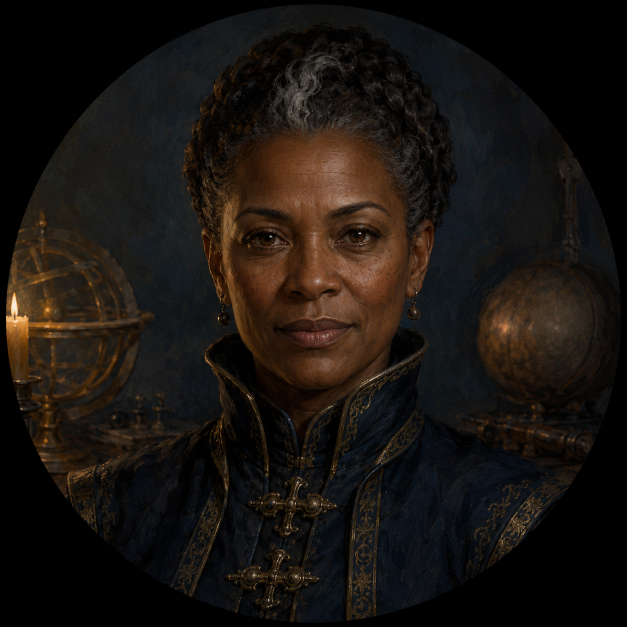
#> input picture assets/0e6ab7a9-d0a2-4061-9b72-7105da27bd7a.png, 1254 x 1254 px (shown at 1/2 size)
$ python -i sync-portraits.py   (imports and definitions only)
#> lines starting #> are read from the running program, lines starting #| are printed output that depends on the picture
#> further down, picture is the input picture: PIL image 1254x1254 RGB; mean R, G, B 25.3, 19.9, 15.8
"""Build the site's drop-in portrait catalog from assets/portraits/.

The command preserves source aspect ratios, creates lightweight 512px WebP
assets, detects painted circular frames when present, and writes the TypeScript
catalog consumed by the character builder.
"""

from __future__ import annotations

import hashlib
import re
import sys
import unicodedata
from dataclasses import dataclass
from pathlib import Path

try:
    from PIL import Image, ImageFilter, ImageOps, UnidentifiedImageError
except ImportError:
    print("Portrait sync needs Pillow. Install it with: python -m pip install Pillow", file=sys.stderr)
    raise SystemExit(1)


ROOT = Path(__file__).resolve().parents[1]
SOURCE_DIR = ROOT / "assets" / "portraits"
OUTPUT_DIR = ROOT / "public" / "portraits" / "drop-ins"
CATALOG_PATH = ROOT / "src" / "data" / "portraits.generated.ts"
OUTPUT_SIZE = 512
DETECT_SIZE = 256
SUPPORTED_EXTENSIONS = {".jpg", ".jpeg", ".png", ".webp"}

# These match the species currently understood by the app. Put an image in a
# matching subfolder or begin its filename with the species to make it appear
# in the portrait selector's Suggested tab.
ANCESTRIES = (
    "half-elf",
    "dragonborn",
    "halfling",
    "tiefling",
    "aasimar",
    "genasi",
    "goliath",
    "dwarf",
    "gnome",
    "human",
    "elf",
    "orc",
)


@dataclass(frozen=True)
class PortraitEntry:
    portrait_id: str
    src: str
    ancestries: tuple[str, ...]
    frame: tuple[int, int, int] | None


# [93 lines left out: functions slugify, infer_ancestries, stable_names, corner_background, detect_painted_circle, not called in this run]


def make_square(image: Image.Image) -> tuple[Image.Image, tuple[float, float, float]]:
    """Fit without distortion and use a soft fill instead of hard letterboxing."""
    rgb = image.convert("RGB")
    backdrop = ImageOps.fit(rgb, (OUTPUT_SIZE, OUTPUT_SIZE), method=Image.Resampling.LANCZOS)
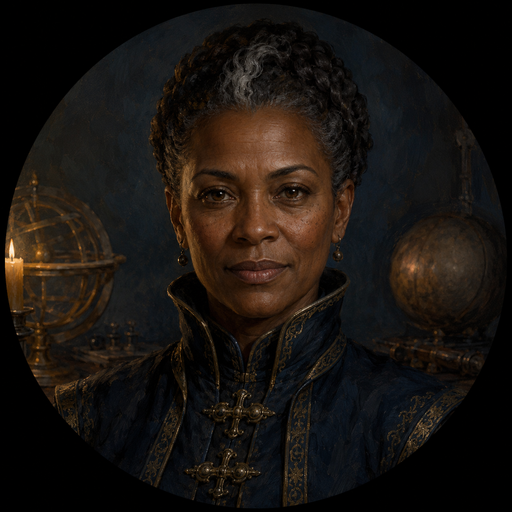
#> backdrop: PIL image 512x512 RGB; mean R, G, B 25.3, 19.9, 15.8
    backdrop = backdrop.filter(ImageFilter.GaussianBlur(radius=24))
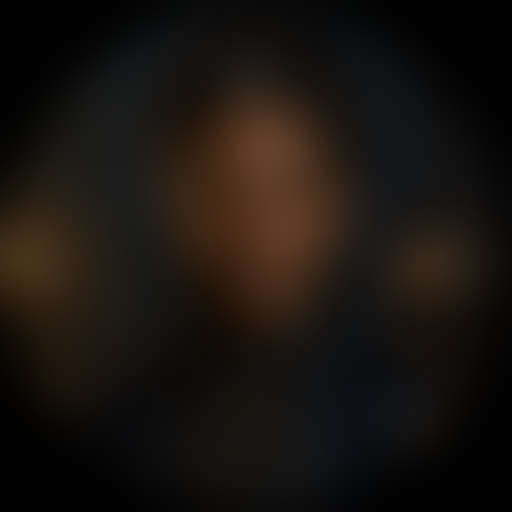
#> backdrop: PIL image 512x512 RGB; mean R, G, B 24.8, 19.5, 15.6
    foreground = ImageOps.contain(rgb, (OUTPUT_SIZE, OUTPUT_SIZE), method=Image.Resampling.LANCZOS)
    offset_x = (OUTPUT_SIZE - foreground.width) // 2
#> offset_x = 0
    offset_y = (OUTPUT_SIZE - foreground.height) // 2
#> offset_y = 0
    backdrop.paste(foreground, (offset_x, offset_y))
    scale = min(OUTPUT_SIZE / rgb.width, OUTPUT_SIZE / rgb.height)
#> scale = 0.408
    return backdrop, (scale, float(offset_x), float(offset_y))


# [93 lines left out: functions map_frame_to_square, render_catalog, main, not called in this run]


# [2 lines not run here, left out]

>>> from PIL import Image
>>> picture = Image.open('../assets/0e6ab7a9-d0a2-4061-9b72-7105da27bd7a.png')
>>> result = make_square(picture)

$ run again, on assets/627e1fc9-f3b0-4c96-97ac-4a665fc14519.png
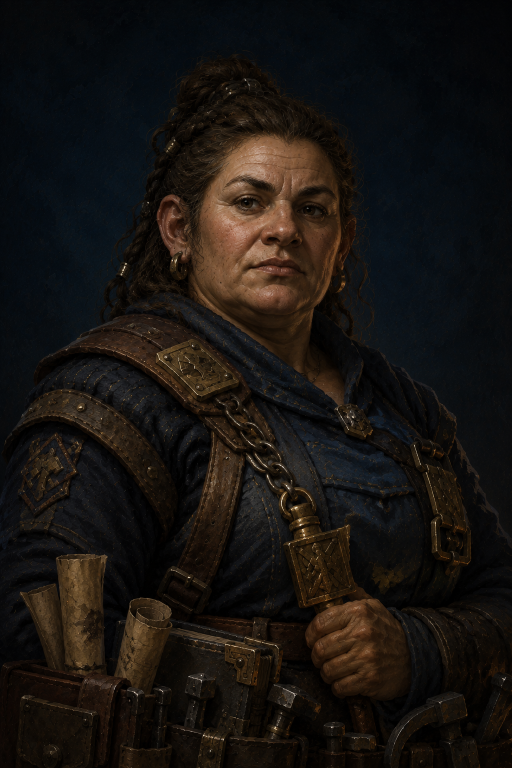
#> input picture assets/627e1fc9-f3b0-4c96-97ac-4a665fc14519.png, 1024 x 1536 px (shown at 1/2 size)
#> picture is the input picture: PIL image 1024x1536 RGB; mean R, G, B 24.1, 20.1, 16.9
#> in make_square, `backdrop = backdrop.filter(ImageFilter.GaussianBlur(radius=24))`:
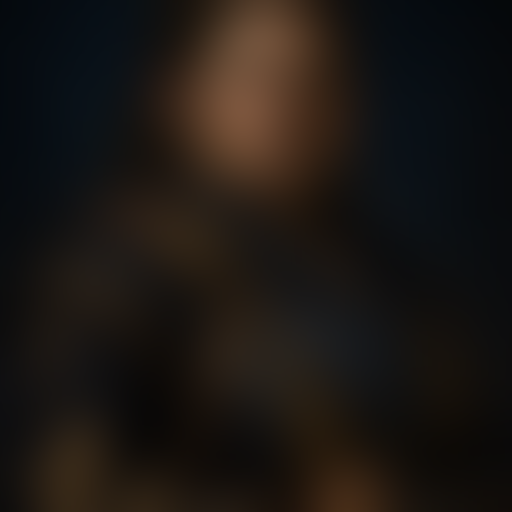
#> backdrop: PIL image 512x512 RGB; mean R, G, B 28.1, 23.3, 19.5
#> in make_square, `backdrop.paste(foreground, (offset_x, offset_y))`:
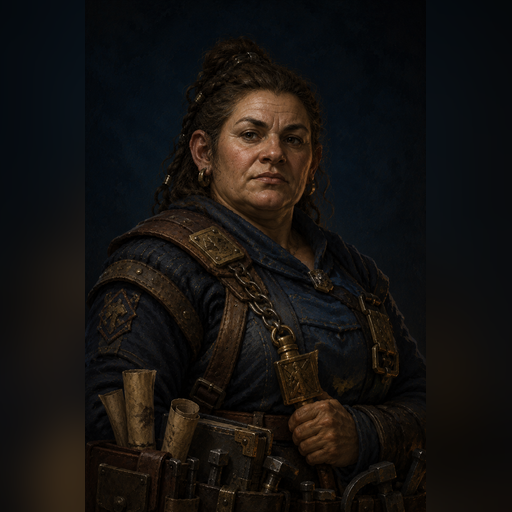
#> backdrop: PIL image 512x512 RGB; mean R, G, B 21, 18.5, 16.6
